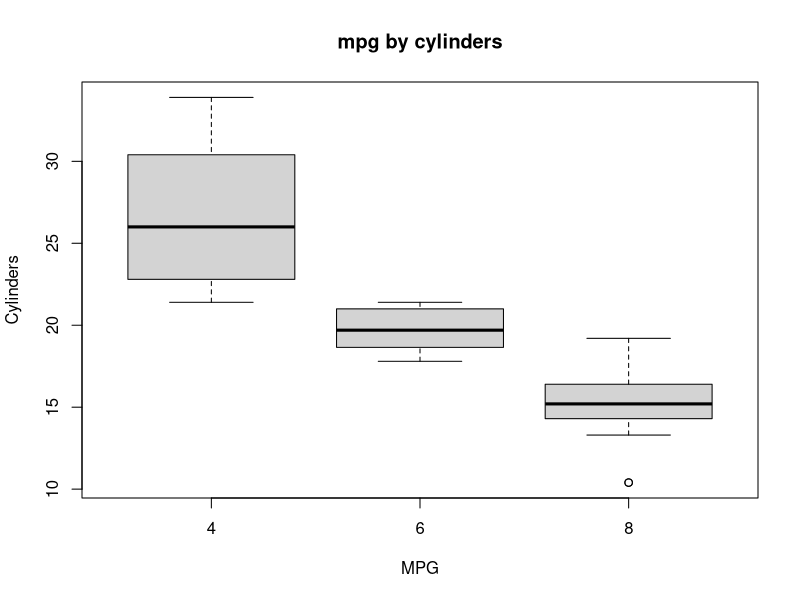

The R script that drew this image:
# Loading the mtcars dataset and storing the variable:
dataset <- iris

# Printing the dataset on console:
print(iris)

# Understanding the structure of the dataset:
str(iris)

# Printing out quick summaries for the mtcars dataset:
summary(iris)

# Measures of Central Tendency:

min(dataset$Sepal.Length) # Minimum value in this column
max(dataset$Sepal.Length) # Maximum value in this column

mean(dataset$Sepal.Length) # Mean value of this column

median(dataset$Sepal.Length) # Median value of this column

# Measures of Variability:

sd(dataset$Sepal.Length) # Standard Deviation value of this column
var(dataset$Sepal.Length) # Variation value of this column


# Boxplot: 
input <- mtcars[, c('mpg','cyl')]

boxplot(mpg ~ cyl, data = mtcars,
        main = "mpg by cylinders",
        xlab = "MPG",
        ylab = "Cylinders")

